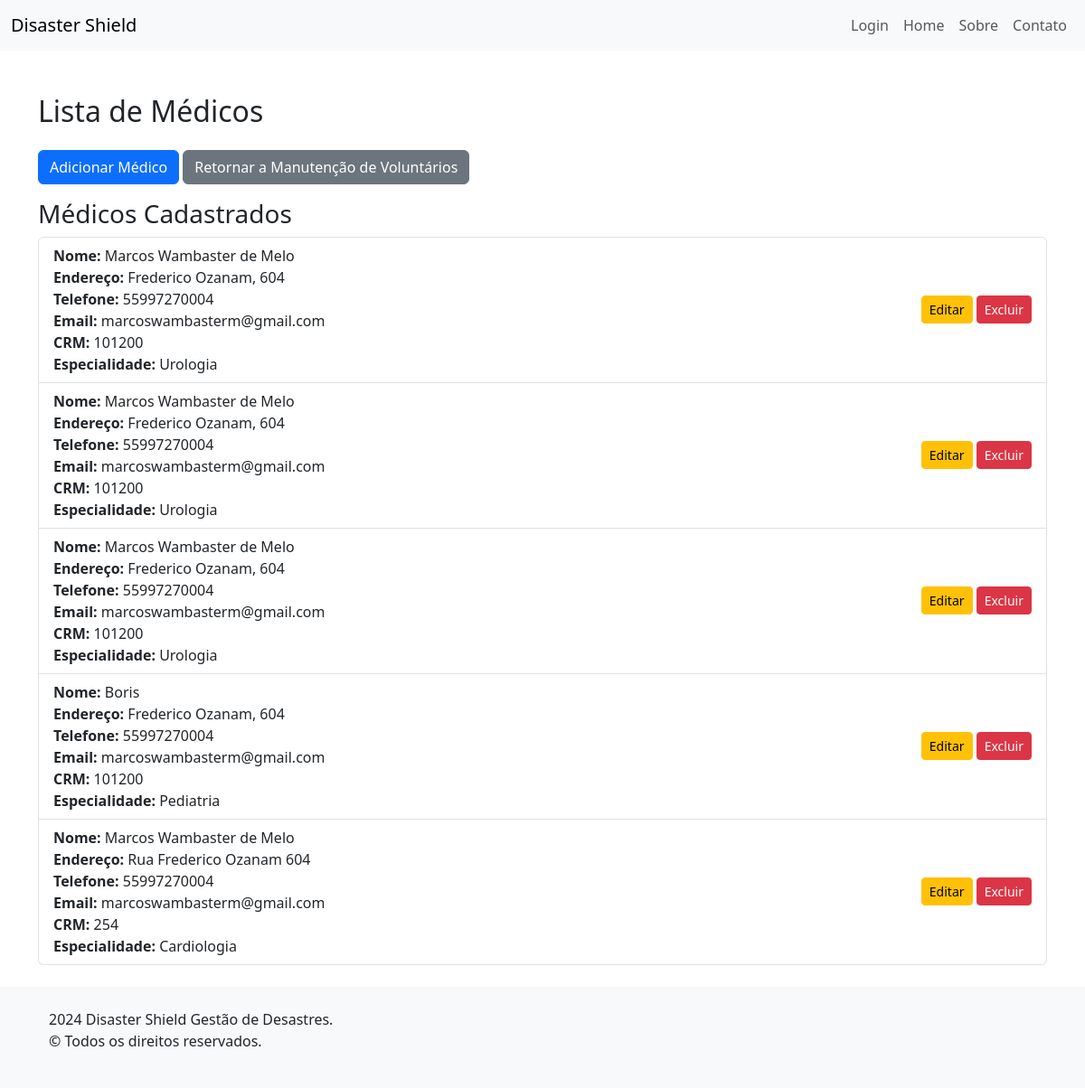
The app's page /voluntarios/medicos/ with its own data.
### voluntarios/models.py (models this page shows, shortened)
class Voluntario(models.Model):
    nome = models.CharField(max_length=100)
    endereco = models.CharField(max_length=200)
    telefone = models.CharField(max_length=15)
    email = models.EmailField()
    class Meta:
        abstract = True

class Medico(Voluntario):
    crm = models.CharField(max_length=20)
    ESPECIALIDADES = [
        ('Cardiologia', 'Cardiologia'),
        ('Dermatologia', 'Dermatologia'),
        ('Ginecologia', 'Ginecologia'),
        ('Neurologia', 'Neurologia'),
        ('Ortopedia', 'Ortopedia'),
        ('Pediatria', 'Pediatria'),
        ('Psiquiatria', 'Psiquiatria'),
        ('Urologia', 'Urologia'),
    ]
    especialidade = models.CharField(
        max_length=50,
        choices=ESPECIALIDADES,
    )

### voluntarios/views.py (the view)
# urls.py: path('medicos/', views.ListaMedicosView.as_view(), name='lista_medicos'),
class ListaMedicosView(ListView):
    model = Medico
    template_name = 'lista_medicos.html'
    context_object_name = 'medicos'

### voluntarios/templates/lista_medicos.html (shortened to what this page needs)
{% extends "base.html" %}
{% block content %}
<div class="container mt-5">
    <h2 class="my-4">Lista de Médicos</h2>
    <a href="{% url 'adicionar_medico' %}" class="btn btn-primary mb-3">Adicionar Médico</a>
    <a href="{% url 'lista_voluntarios' %}" class="btn btn-secondary mb-3">Retornar a Manutenção de Voluntários</a>
    {% if medicos %}
        <h3>Médicos Cadastrados</h3>
        <ul class="list-group mb-4">
            {% for medico in medicos %}
                <li class="list-group-item d-flex justify-content-between align-items-center">
                    <div>
                        <strong>Nome:</strong> {{ medico.nome }}<br>
                        <strong>Endereço:</strong> {{ medico.endereco }}<br>
                        <strong>Telefone:</strong> {{ medico.telefone }}<br>
                        <strong>Email:</strong> {{ medico.email }}<br>
                        <strong>CRM:</strong> {{ medico.crm }}<br>
                        <strong>Especialidade:</strong> {{ medico.especialidade }}
                    </div>
                    <div>
                        <a href="{% url 'editar_medico' medico.pk %}" class="btn btn-warning btn-sm">Editar</a>
                        <a href="{% url 'excluir_medico' medico.pk %}" class="btn btn-danger btn-sm">Excluir</a>
                    </div>
                </li>
            {% endfor %}
        </ul>
    {% else %}
        <div class="alert alert-info" role="alert">
            Não há médicos cadastrados no sistema.
        </div>
    {% endif %}
</div>
{% endblock %}

### records on screen
Medico: nome "Marcos Wambaster de Melo", endereco "Frederico Ozanam, 604", telefone "55997270004", email "marcoswambasterm@gmail.com", crm "101200", especialidade "Urologia"
Medico: nome "Marcos Wambaster de Melo", endereco "Frederico Ozanam, 604", telefone "55997270004", email "marcoswambasterm@gmail.com", crm "101200", especialidade "Urologia"
Medico: nome "Marcos Wambaster de Melo", endereco "Frederico Ozanam, 604", telefone "55997270004", email "marcoswambasterm@gmail.com", crm "101200", especialidade "Urologia"
Medico: nome "Boris", endereco "Frederico Ozanam, 604", telefone "55997270004", email "marcoswambasterm@gmail.com", crm "101200", especialidade "Pediatria"
Medico: nome "Marcos Wambaster de Melo", endereco "Rua Frederico Ozanam 604", telefone "55997270004", email "marcoswambasterm@gmail.com", crm "254", especialidade "Cardiologia"
